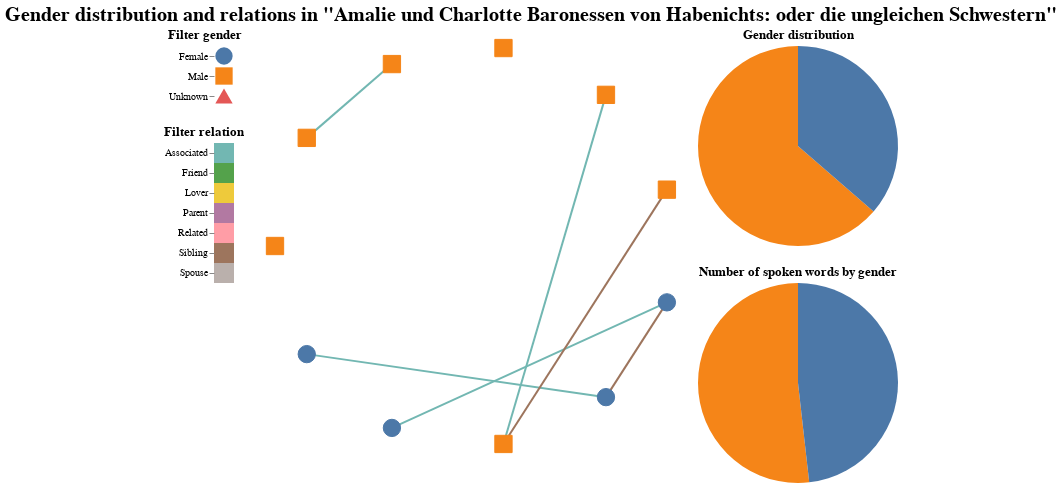

Here is the notebook cell this chart was saved with:
### Markdown cell above
# Step 3: Visualize data
Draw charts about gender distribution and relations for the chosen play.

### Code cell
############################## Network Chart ##############################

# define the graph layout
layout = nx.shell_layout(G)

# draw base graph with nx_altair
base = nxa.draw_networkx(
    G,
    pos=layout,
    node_tooltip=['label', 'Gender'],
    node_color='lightgray',
    edge_color='Relation',
    width=2
)

# get the edge layer
edges = base.layer[0]
# get the node layer
nodes = base.layer[1]

relation = pd.DataFrame(
    {'Relation': ['parent_of', 'lover_of', 'related_with', 'associated_with', 'siblings', 'spouses', 'friends']}
)

relation_selection = alt.selection_point(fields=['Relation'], toggle="true")
relation_color = alt.condition(
    relation_selection,
    alt.Color('Relation:N', legend=None),
    alt.value('lightgray')
)
relation_filter = alt.Chart(
    relation,
    title=alt.TitleParams('Filter relation', anchor='start')
).mark_rect(cursor='pointer').encode(
    y=alt.Y('Relation', title=''),
    color=relation_color
).add_params(relation_selection)
######################### This cell is modified by Yuna #################
# Mapping of original relation names to new names
relation_name_mapping = {
    'parent_of': 'Parent',
    'lover_of': 'Lover',
    'related_with': 'Related',
    'associated_with': 'Associated',
    'siblings': 'Sibling',
    'spouses': 'Spouse',
    'friends': 'Friend'
}

# Create a new column in the table with the modified names
relation['Relation_Display'] = relation['Relation'].map(relation_name_mapping)

# Chart with modified names
relation_filter = alt.Chart(
    relation,
    title=alt.TitleParams('Filter relation', anchor='start')
).mark_rect(cursor='pointer').encode(
    y=alt.Y('Relation_Display', title=''),  # Use the new column for display
    color=relation_color
).add_params(relation_selection)
######################### Modification by Yuna ends #################
# encode relation as edge color and add relationship filter
edges = edges.encode(color=relation_color).transform_filter(relation_selection)
# define gender filter
gender = pd.DataFrame({'Gender': ['MALE','FEMALE', 'UNKNOWN']})
gender_selection = alt.selection_point(fields=['Gender'], toggle="true")
gender_color = alt.condition(
    gender_selection,
    alt.Color('Gender:N', legend=None),
    alt.value('lightgray')
)
gender_shape = alt.Shape('Gender:N', legend=None)

# Mapping of original Gender names to new names
gender_name_mapping = {
    'MALE': 'Male',
    'FEMALE': 'Female',
    'UNKNOWN': 'Unknown',
}
###################### This cell is modified by Yuna ###############
# Create a new column in the table with the modified names
gender['Gender_Display'] = gender['Gender'].map(gender_name_mapping)

# Chart with modified names
gender_filter = alt.Chart(
    gender,
    title=alt.TitleParams('Filter gender', anchor='start')
).mark_point(
    size=300,
    cursor='pointer',
    filled=True,
    opacity=1
).encode(
    y=alt.Y('Gender_Display', title=''),
    color=gender_color,
    shape=gender_shape
).add_params(gender_selection)
####################### modification by Yuna end ###############
# encode gender as node shape+color and add gender filter
nodes = nodes.encode(
    color=gender_color,
    fill=gender_color,
    shape=gender_shape
).add_params(gender_selection)

# layer network chart
network_chart = (edges + nodes).properties(
    width=400,
    height=400
)
network_chart_with_filters = ((gender_filter & relation_filter) | network_chart)
############################## Pie Charts ##############################

# count characters by gender
speakers = play_metadata[['num_of_speakers_male', 'num_of_speakers_female', 'num_of_speakers_unknown']]
gender['Characters'] = speakers.loc[0,:].values.tolist()
gender_distribution_pie_chart= alt.Chart(gender, title='Gender distribution').mark_arc().encode(
    theta='Characters',
    color=alt.Color('Gender:N', legend=None),
    tooltip=['Gender', 'Characters']
).properties(
    width=200,
    height=200
)

# aggregated spoken words by gender
gender['Spoken words'] = spoken_words_list
spoken_words_pie_chart = alt.Chart(gender, title='Number of spoken words by gender').mark_arc().encode(
    theta='Spoken words',
    color=alt.Color('Gender:N', legend=None),
    tooltip=['Gender', 'Spoken words']
).properties(
    width=200,
    height=200
)

stacked_pie_charts = (gender_distribution_pie_chart & spoken_words_pie_chart)
############################## Final Chart ##############################

final_chart = (network_chart_with_filters | stacked_pie_charts)

final_chart.configure_view(
    strokeWidth=0 # remove border
).configure_axis(
    domainOpacity=0 # remove axis
).properties(
    title=alt.TitleParams(
        'Gender distribution and relations in "{}"'.format(play.title),
        anchor='middle',
        fontSize=20
    )
)

### Figure 1 — Vega-Lite specification as saved in the notebook (floating-point values rounded to 4 significant figures)
{"config": {"view": {"continuousWidth": 300, "continuousHeight": 300, "strokeWidth": 0}, "axis": {"domainOpacity": 0}}, "hconcat": [{"vconcat": [{"data": {"name": "data-7c8e0f9daec3fc6bdec4ed6898749a9d"}, "mark": {"type": "point", "cursor": "pointer", "filled": true, "opacity": 1, "size": 300}, "encoding": {"color": {"condition": {"param": "param_4", "field": "Gender", "legend": null, "type": "nominal"}, "value": "lightgray"}, "shape": {"field": "Gender", "legend": null, "type": "nominal"}, "y": {"field": "Gender_Display", "title": "", "type": "nominal"}}, "name": "view_5", "title": {"text": "Filter gender", "anchor": "start"}}, {"data": {"name": "data-21739cf7add01423a73f5d6a736e98bf"}, "mark": {"type": "rect", "cursor": "pointer"}, "encoding": {"color": {"condition": {"param": "param_3", "field": "Relation", "legend": null, "type": "nominal"}, "value": "lightgray"}, "y": {"field": "Relation_Display", "title": "", "type": "nominal"}}, "name": "view_6", "title": {"text": "Filter relation", "anchor": "start"}}]}, {"layer": [{"data": {"name": "data-5d9a555d09739308d85ff58bdeaf3d58"}, "mark": {"type": "line", "opacity": 1, "strokeWidth": 2}, "encoding": {"color": {"condition": {"param": "param_3", "field": "Relation", "legend": null, "type": "nominal"}, "value": "lightgray"}, "detail": {"field": "edge", "type": "quantitative"}, "x": {"axis": {"grid": false, "labels": false, "ticks": false, "title": ""}, "field": "x", "type": "quantitative"}, "y": {"axis": {"grid": false, "labels": false, "ticks": false, "title": ""}, "field": "y", "type": "quantitative"}}, "transform": [{"filter": {"param": "param_3"}}]}, {"data": {"name": "data-3d9ec5c3e0c6dbe378babf5c362bce86"}, "mark": {"type": "point", "fill": "lightgray", "opacity": 1, "size": 300, "strokeWidth": 1.0}, "encoding": {"color": {"condition": {"param": "param_4", "field": "Gender", "legend": null, "type": "nominal"}, "value": "lightgray"}, "fill": {"condition": {"param": "param_4", "field": "Gender", "legend": null, "type": "nominal"}, "value": "lightgray"}, "shape": {"field": "Gender", "legend": null, "type": "nominal"}, "tooltip": [{"field": "label", "type": "nominal"}, {"field": "Gender", "type": "nominal"}], "x": {"axis": {"grid": false, "labels": false, "ticks": false}, "field": "x", "type": "quantitative"}, "y": {"axis": {"grid": false, "labels": false, "ticks": false}, "field": "y", "type": "quantitative"}}, "name": "view_4"}], "height": 400, "width": 400}, {"vconcat": [{"mark": {"type": "arc"}, "encoding": {"color": {"field": "Gender", "legend": null, "type": "nominal"}, "theta": {"field": "Characters", "type": "quantitative"}, "tooltip": [{"field": "Gender", "type": "nominal"}, {"field": "Characters", "type": "quantitative"}]}, "height": 200, "title": "Gender distribution", "width": 200}, {"mark": {"type": "arc"}, "encoding": {"color": {"field": "Gender", "legend": null, "type": "nominal"}, "theta": {"field": "Spoken words", "type": "quantitative"}, "tooltip": [{"field": "Gender", "type": "nominal"}, {"field": "Spoken words", "type": "quantitative"}]}, "height": 200, "title": "Number of spoken words by gender", "width": 200}], "data": {"name": "data-7c8e0f9daec3fc6bdec4ed6898749a9d"}}], "params": [{"name": "param_4", "select": {"type": "point", "fields": ["Gender"], "toggle": "true"}, "views": ["view_5", "view_4"]}, {"name": "param_3", "select": {"type": "point", "fields": ["Relation"], "toggle": "true"}, "views": ["view_6"]}], "title": {"text": "Gender distribution and relations in \"Amalie und Charlotte Baronessen von Habenichts: oder die ungleichen Schwestern\"", "anchor": "middle", "fontSize": 20}, "$schema": "https://vega.github.io/schema/vega-lite/v5.15.1.json", "datasets": {"data-7c8e0f9daec3fc6bdec4ed6898749a9d": [{"Gender": "MALE", "Gender_Display": "Male", "Characters": 7, "Spoken words": 3961}, {"Gender": "FEMALE", "Gender_Display": "Female", "Characters": 4, "Spoken words": 3687}, {"Gender": "UNKNOWN", "Gender_Display": "Unknown", "Characters": 0, "Spoken words": 0}], "data-21739cf7add01423a73f5d6a736e98bf": [{"Relation": "parent_of", "Relation_Display": "Parent"}, {"Relation": "lover_of", "Relation_Display": "Lover"}, {"Relation": "related_with", "Relation_Display": "Related"}, {"Relation": "associated_with", "Relation_Display": "Associated"}, {"Relation": "siblings", "Relation_Display": "Sibling"}, {"Relation": "spouses", "Relation_Display": "Spouse"}, {"Relation": "friends", "Relation_Display": "Friend"}], "data-5d9a555d09739308d85ff58bdeaf3d58": [{"Relation": "associated_with", "target": "amalie", "id": "3", "edge": 0, "x": -0.8413, "pair": ["dorimene", "amalie"], "source": "dorimene", "y": -0.5406}, {"Relation": "associated_with", "target": "amalie", "id": "3", "edge": 0, "x": 0.6549, "pair": ["dorimene", "amalie"], "source": "dorimene", "y": -0.7557}, {"Relation": "associated_with", "target": "charlotte", "id": "4", "edge": 1, "x": -0.4154, "pair": ["philippine", "charlotte"], "source": "philippine", "y": -0.9096}, {"Relation": "associated_with", "target": "charlotte", "id": "4", "edge": 1, "x": 0.9595, "pair": ["philippine", "charlotte"], "source": "philippine", "y": -0.2817}, {"Relation": "siblings", "target": "wartimer", "id": "2", "edge": 2, "x": 0.1423, "pair": ["von_weinreich", "wartimer"], "source": "von_weinreich", "y": -0.9898}, {"Relation": "siblings", "target": "wartimer", "id": "2", "edge": 2, "x": 0.9595, "pair": ["von_weinreich", "wartimer"], "source": "von_weinreich", "y": 0.2817}, {"Relation": "associated_with", "target": "christoph", "id": "6", "edge": 3, "x": 0.1423, "pair": ["von_weinreich", "christoph"], "source": "von_weinreich", "y": -0.9898}, {"Relation": "associated_with", "target": "christoph", "id": "6", "edge": 3, "x": 0.6549, "pair": ["von_weinreich", "christoph"], "source": "von_weinreich", "y": 0.7557}, {"Relation": "siblings", "target": "charlotte", "id": "1", "edge": 4, "x": 0.6549, "pair": ["amalie", "charlotte"], "source": "amalie", "y": -0.7557}, {"Relation": "siblings", "target": "charlotte", "id": "1", "edge": 4, "x": 0.9595, "pair": ["amalie", "charlotte"], "source": "amalie", "y": -0.2817}, {"Relation": "associated_with", "target": "gottlieb", "id": "5", "edge": 5, "x": -0.4154, "pair": ["von_wertheim", "gottlieb"], "source": "von_wertheim", "y": 0.9096}, {"Relation": "associated_with", "target": "gottlieb", "id": "5", "edge": 5, "x": -0.8413, "pair": ["von_wertheim", "gottlieb"], "source": "von_wertheim", "y": 0.5406}], "data-3d9ec5c3e0c6dbe378babf5c362bce86": [{"label": "Herr Stock", "Gender": "MALE", "x": -1.0, "Person group": false, "y": -8.742e-08}, {"label": "Dorimene", "Gender": "FEMALE", "x": -0.8413, "Person group": false, "y": -0.5406}, {"label": "Philippine", "Gender": "FEMALE", "x": -0.4154, "Person group": false, "y": -0.9096}, {"label": "Herr von Weinreich", "Gender": "MALE", "x": 0.1423, "Person group": false, "y": -0.9898}, {"label": "Amalie", "Gender": "FEMALE", "x": 0.6549, "Person group": false, "y": -0.7557}, {"label": "Charlotte", "Gender": "FEMALE", "x": 0.9595, "Person group": false, "y": -0.2817}, {"label": "Wartimer", "Gender": "MALE", "x": 0.9595, "Person group": false, "y": 0.2817}, {"label": "Christoph", "Gender": "MALE", "x": 0.6549, "Person group": false, "y": 0.7557}, {"label": "Herr Nulle", "Gender": "MALE", "x": 0.1423, "Person group": false, "y": 0.9898}, {"label": "Herr von Wertheim", "Gender": "MALE", "x": -0.4154, "Person group": false, "y": 0.9096}, {"label": "Gottlieb", "Gender": "MALE", "x": -0.8413, "Person group": false, "y": 0.5406}]}}
